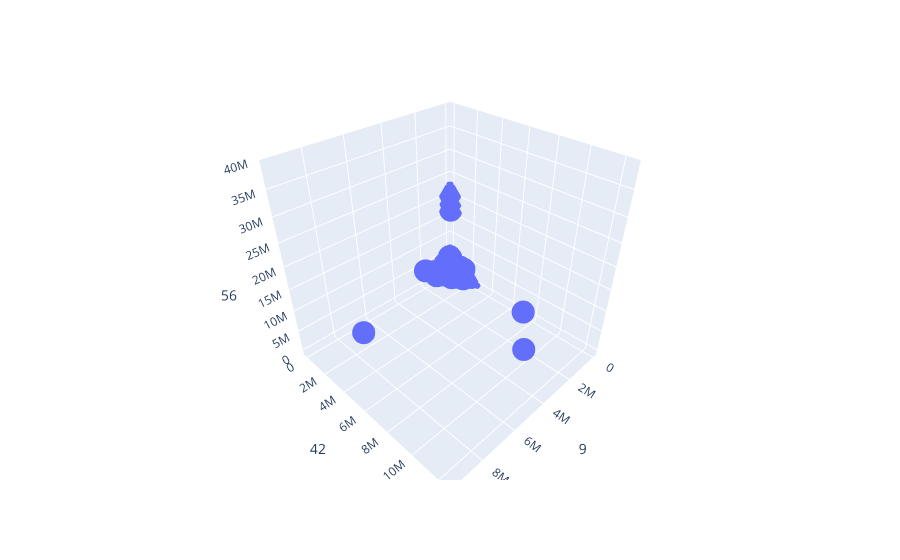

Write notebook code for a chart like this one.
### Code cell
import plotly.express as px
  
fig = px.scatter_3d(updated_df,9,42,56)
fig.show()

### Figure 1 — Plotly figure (JSON) as saved in the notebook; plotly's stock layout.template omitted (floating-point values rounded to 4 significant figures; data arrays with more than 128 entries replaced by an {"elided": "..."} marker saying what was removed)
{"data": [{"hovertemplate": "9=%{x}<br>42=%{y}<br>56=%{z}<extra></extra>", "legendgroup": "", "marker": {"color": "#636efa", "symbol": "circle"}, "mode": "markers", "name": "", "scene": "scene", "showlegend": false, "type": "scatter3d", "x": {"elided": "15790 int values"}, "y": {"elided": "15790 int values"}, "z": {"elided": "15790 int values"}}], "layout": {"legend": {"tracegroupgap": 0}, "margin": {"t": 60}, "scene": {"domain": {"x": [0, 1], "y": [0, 1]}, "xaxis": {"title": {"text": "9"}}, "yaxis": {"title": {"text": "42"}}, "zaxis": {"title": {"text": "56"}}}}}
